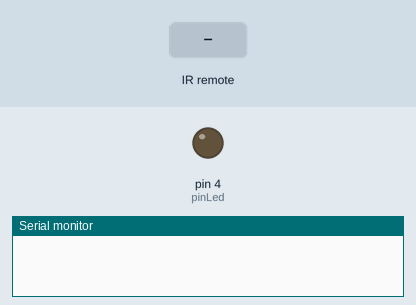
Recording of a sketch running on a simulated Arduino Uno, built with avr-gcc and run on an emulated ATmega328P. Parts: output pins drawn as LEDs (lit = HIGH), the last lines printed to the serial monitor. The inputs (shaded band) are chosen by the test bench.

Above: at 1.2 s.
1.3 s: infrared code 0x20DF10EF received
At 1.8 s:
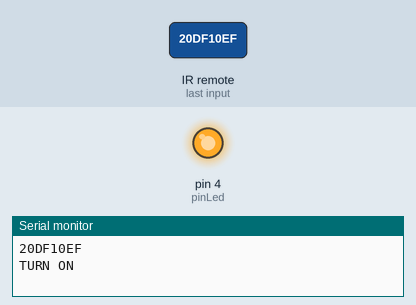
Timing chart, 0 to 4.3 s (numbered marks = the images above; inputs shaded):
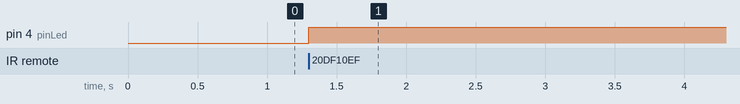

Measured:
- after the input at 1.3 s, pin 4 (pinLed): LOW → HIGH at once

The sketch:

remotecontroller.ino
```cpp
#include <IRremote.h>

const int pinRemoteController = 13;
const int pinLed = 4;
IRrecv irrecv(pinRemoteController);
decode_results dResults;

void setup(){
  pinMode(pinRemoteController, OUTPUT);
  pinMode(pinLed, OUTPUT);
  irrecv.enableIRIn();
  Serial.begin(9600);
}

void loop(){
  if (irrecv.decode(&dResults)){
    Serial.println(dResults.value, HEX);
    float button = (dResults.value);
    //20DF10EF is the code of the power button on the remote control(LG TV)
    if(button == 0x20DF10EF){
      if (digitalRead(pinLed) == HIGH){
        Serial.println("TURN OFF");
        digitalWrite(pinLed, LOW);
      } else {
        Serial.println("TURN ON");
        digitalWrite(pinLed, HIGH);
      }
    }
    irrecv.resume();
  }
}
```
